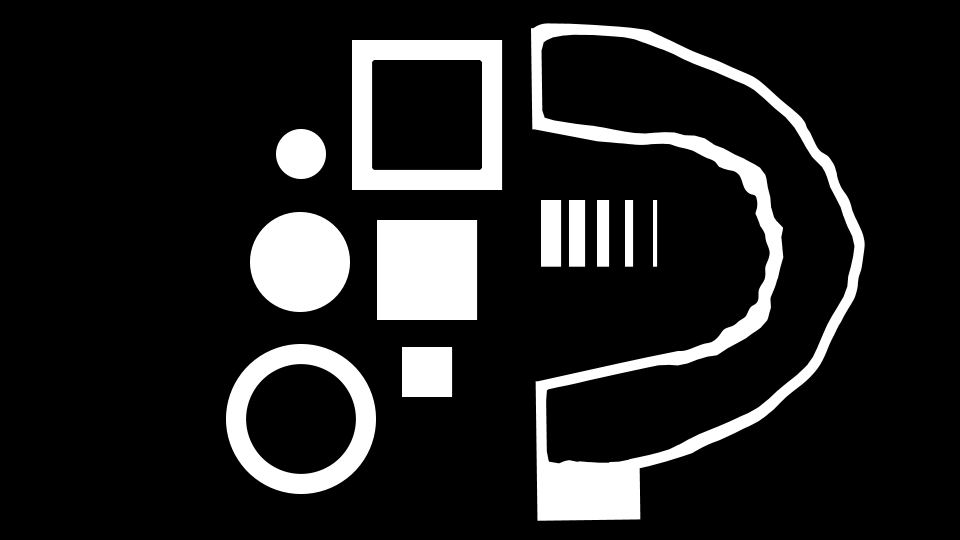
#> input picture 4_image_processing_in_opencv/S000057_P1.png, 1920 x 1080 px (shown at 1/2 size)
$ python pointPolygonTest_test.py   (older library calls are emulated)
#> lines starting #> are read from the running program, lines starting #| are printed output that depends on the picture; after the words box and inside, x2 and y2 are one past the last pixel; in counts of white or black regions, pixels touching at a corner belong together
### mypackage/imUtils/icv.py
import itertools
import math
import os
import random
from concurrent import futures
from functools import partial

import cv2 as cv
import numpy as np
from matplotlib import pyplot as plt

from mypackage.strUtils import str_utils

"""
Basic Image Utilities
"""


def isColor(img):
    return img.ndim == 3 and img.shape[-1] == 3


def imread_ex(filename, flags):
#> called with filename = 'S000057_P1.png', flags = 0
    return cv.imdecode(np.fromfile(filename, dtype=np.uint8), flags)
#> returned value is the input picture: shape (1080, 1920); min 0, max 255, mean 34.3


def imwrite_ex(filename, img):
    ext = str_utils.split_dir(filename)[-1]
    cv.imencode(ext, img)[1].tofile(filename)


# [54 lines left out: functions imstore, img2Mat, imgs2Mat, mat2Mask, bitwise_mask, not called in this run]


def mat2GridImg(src: (np.uint8, np.float32), dsize):
    return cv.resize(src, tuple(reversed(dsize)), interpolation=cv.INTER_AREA)


# [11 lines left out: function resize_ex, not called in this run]


def scaleAbs_ex(src, maxVal):
    return cv.convertScaleAbs(src, alpha=maxVal / src.max())


# [45 lines left out: functions remap_ex, cvtBGR2Gray, cvtGray2BGR, otsuThreshold, meanFilterOnGray, not called in this run]


"""
Image Evaluation
"""


# [63 lines left out: functions maxHistGray, imEvaluate, imClarity, PSNRandMSE, SSIM, not called in this run]


"""
Image Advance Operation
"""


# [33 lines left out: function linearInterWithIndex, not called in this run]


"""
Image Visualization
"""


# [21 lines left out: function drawPoints, not called in this run]


def implot_ex(imdict):
    """
    This is an adaptive drawing module
    :param imdict:
    :return:
    """
    if not isinstance(imdict, dict):
        raise TypeError('param must be type dict()')
    assert imdict, 'img dict is empty'

    # adaptively adjust the row and col of canvas
    len_ = len(imdict)
    row = (len_ - 1) // (2 + (len_ - 1) // 4) + 1
    col = math.ceil(len_ / row)

    for i, (title, data) in enumerate(imdict.items(), 1):
        plt.subplot(row, col, i)

        if isColor(data):
            data = cv.cvtColor(data, cv.COLOR_BGR2RGB)

        cmap = 'jet' if 'jet' in title else 'gray'
        plt.imshow(data, cmap)
        plt.title(title)
        plt.xticks([]), plt.yticks([])
    plt.show()


# [20 lines left out: function imshow_ex, not called in this run]


"""
Math:
"""


# [32 lines left out: functions cvtUnit, fitLineAngle, fitLineAngle_ex, fit2dMatrixAngleHelper, not called in this run]


def fit2dMatrixAngle(pnts, algorithmType='polar'):
    return fit2dMatrixAngleHelper(pnts, fitLineAngle_ex) if algorithmType == 'polar' \
        else fit2dMatrixAngleHelper(pnts, fitLineAngle)


def convertPloyMatrix(x, degrees):
    X = np.asarray([np.power(x, c) for c in range(degrees, -1, -1)]).T
    return X


# [23 lines left out: functions polyfit, polyfunc, not called in this run]


def solveHelper(coeffs, func) -> list:
    return func(coeffs)[1].squeeze().tolist()


# [12 lines left out: functions solve1d_ex, filterRoots, not called in this run]


"""
Image Filter Algorithm:
"""


# [77 lines left out: functions denoise, remove_anomaly_gaussian, remove_anomaly_kmeans, remove_anomaly_ransac, not called in this run]


"""
ROI operator
"""


class ROI:
    # [98 lines left out: functions __init__, conv_on_rect, detectRectROI, not called in this run]


def setRectROI(src, scale, offset_yx, angle):
    mask = createRectMask(src, scale, offset_yx, angle)
    return cv.bitwise_and(src, src, mask=mask)


# [37 lines left out: functions createRectMask, auto_align_center, not called in this run]


"""
Image Template
"""


# [200 lines left out: functions create_canvas, create_whiteboard, create_chessboard, draw_mesh, draw_border, draw_cross and 5 more, not called in this run]

### mypackage/timeUtils/timer.py
import time
from colorama import Fore, Back, Style


def clock(func):
    def wrapper(*args, **kwargs):
        start_time = time.perf_counter()
        result = func(*args, **kwargs)
        end_time = time.perf_counter()
        print(Fore.RED + f'Elapsed time: {func.__name__}() - {round(end_time - start_time, 2)}s' + Style.RESET_ALL)
        return result

    return wrapper

### 4_image_processing_in_opencv/pointPolygonTest_test.py
import cv2 as cv
import numpy as np
from mypackage.imUtils import icv
from mypackage.timeUtils import timer


@timer.clock
def main():
    imdict = {}
    img = icv.imread_ex('S000057_P1.png', cv.IMREAD_GRAYSCALE)
    img = cv.resize(img, None, fx=0.5, fy=0.5, interpolation=cv.INTER_AREA)
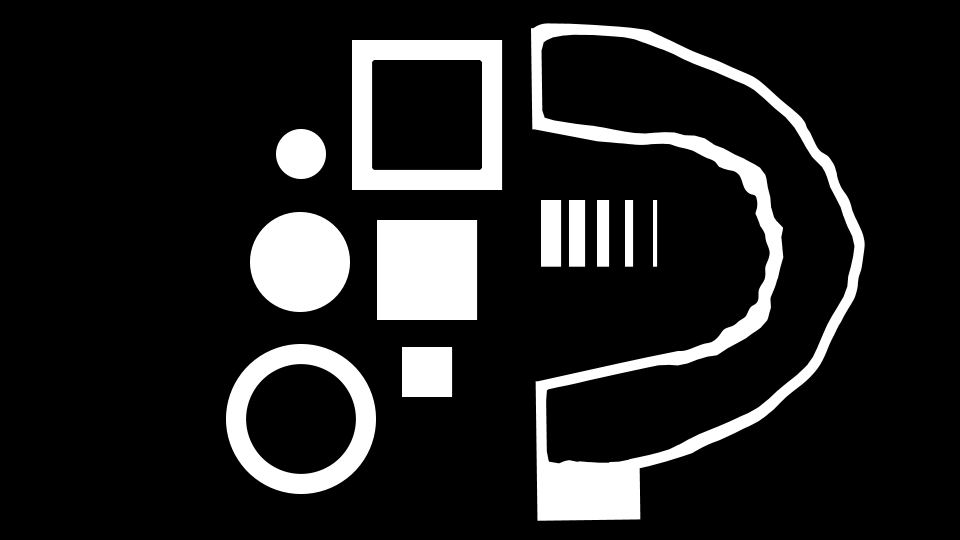
#> img: shape (540, 960); min 0, max 255, mean 34.3
    imdict['src'] = img

    contours, _ = cv.findContours(img, cv.RETR_EXTERNAL, cv.CHAIN_APPROX_TC89_KCOS)
#> contours = 12 contours; largest, box (x1, y1, x2, y2) and area: (531, 23, 865, 521) 76382, (352, 40, 503, 190) 22350, (226, 344, 376, 494) 17799, (377, 220, 478, 320) 9900, (250, 212, 350, 312) 7921
    cnt = max(contours, key=cv.contourArea)
#> cnt = contour of 201 points, box (x1, y1, x2, y2) (531, 23, 865, 521), area 76382
    rows, cols = img.shape[:2]
#> rows = 540; cols = 960
    canvas = np.zeros_like(img, dtype=np.float64)
    for y in range(rows):
        for x in range(cols//4, cols):
            dist = cv.pointPolygonTest(cnt, (x, y), measureDist=True)
            if dist < 0:
                canvas[y, x] = dist
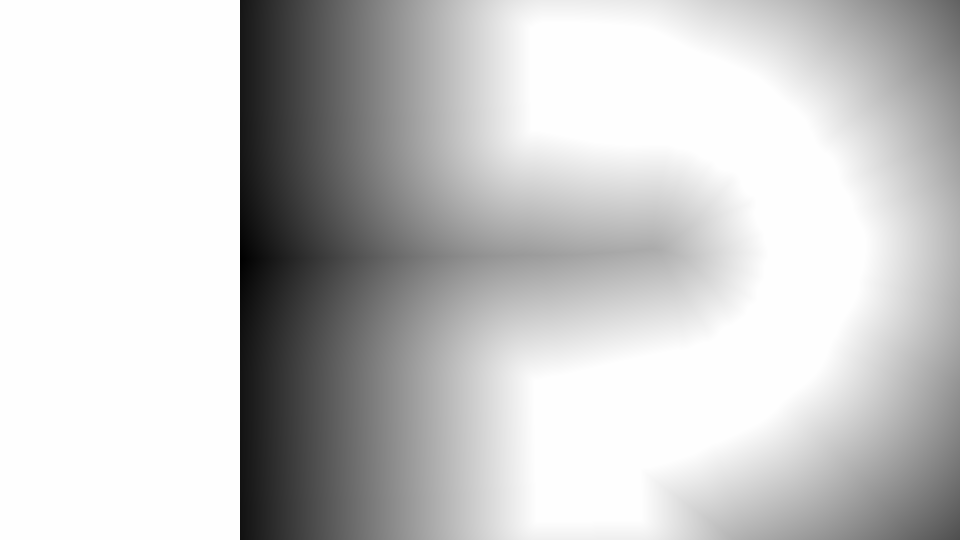
#> canvas: shape (540, 960) float64; min -319.2, max 0, mean -67.02; drawn with min black and max white

    imdict['dist'] = canvas
    icv.implot_ex(imdict)
#> in implot_ex, `len_ = len(imdict)`: len_ = 2
#> in implot_ex, `row = (len_ - 1) // (2 + (len_ - 1) // 4) + 1`: row = 1
#> in implot_ex, `col = math.ceil(len_ / row)`: col = 2
#> the loop in implot_ex, `for i, (title, data) in enumerate(imdict.items(), 1):` made 2 passes
#> (i, title, cmap) on passes 1 to 2: (1, 'src', 'gray'), (2, 'dist', 'gray')
#> in implot_ex, `plt.show()`:
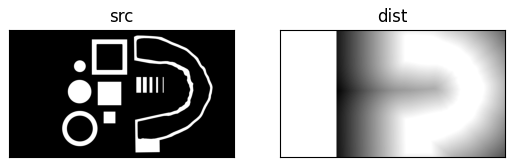
#> figure drawn by matplotlib, 2 panels


@timer.clock
def morph():
    img = icv.imread_ex('S000057_P1.png', cv.IMREAD_GRAYSCALE)
    # img = cv.resize(img, None, fx=0.5, fy=0.5, interpolation=cv.INTER_AREA)
    kernel = cv.getStructuringElement(cv.MORPH_RECT, (13, 13))
    cv.morphologyEx(img, cv.MORPH_DILATE, kernel, iterations=120)


if __name__ == '__main__':
    main()
    # morph()
